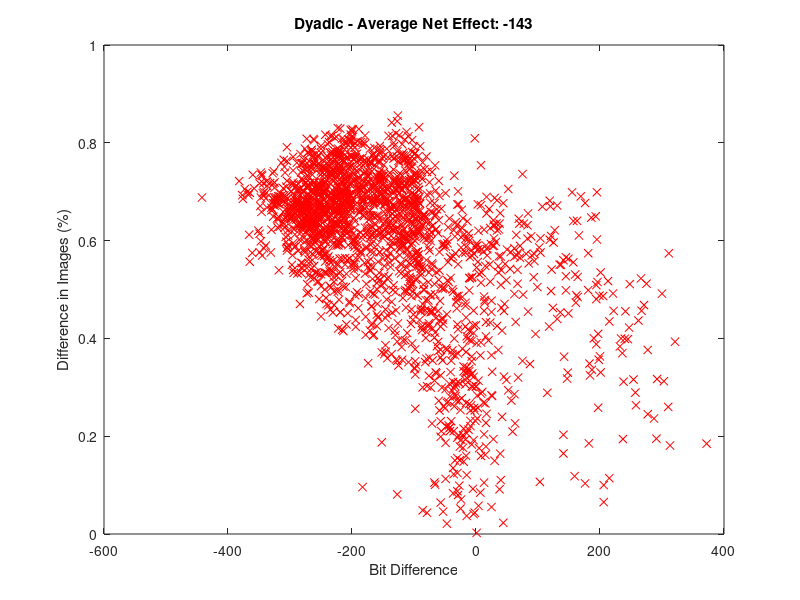
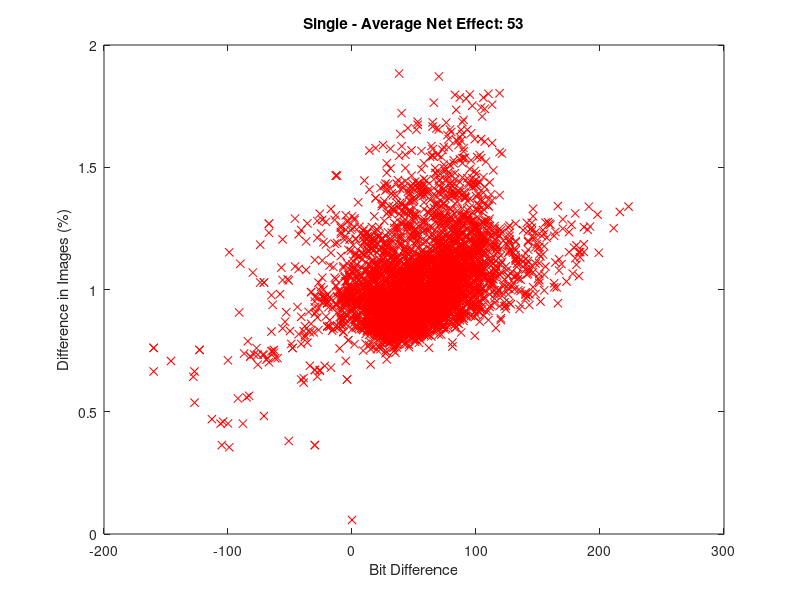
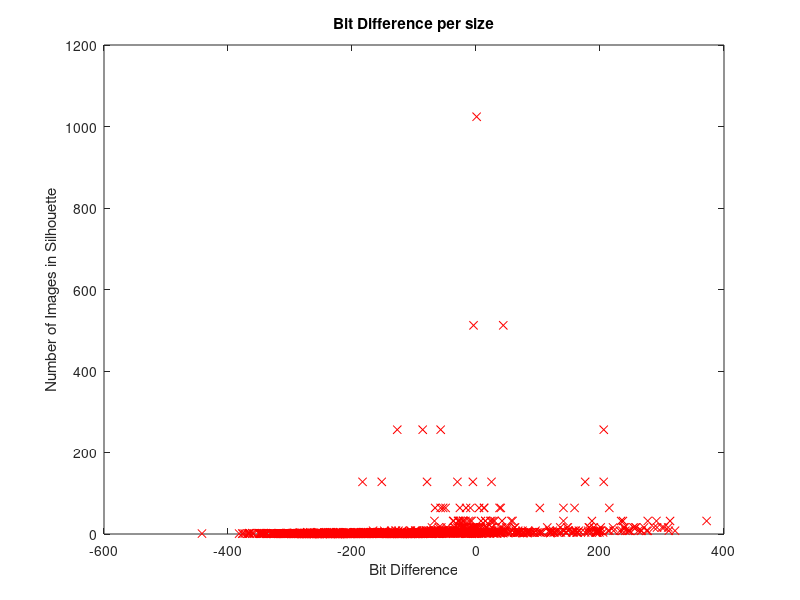
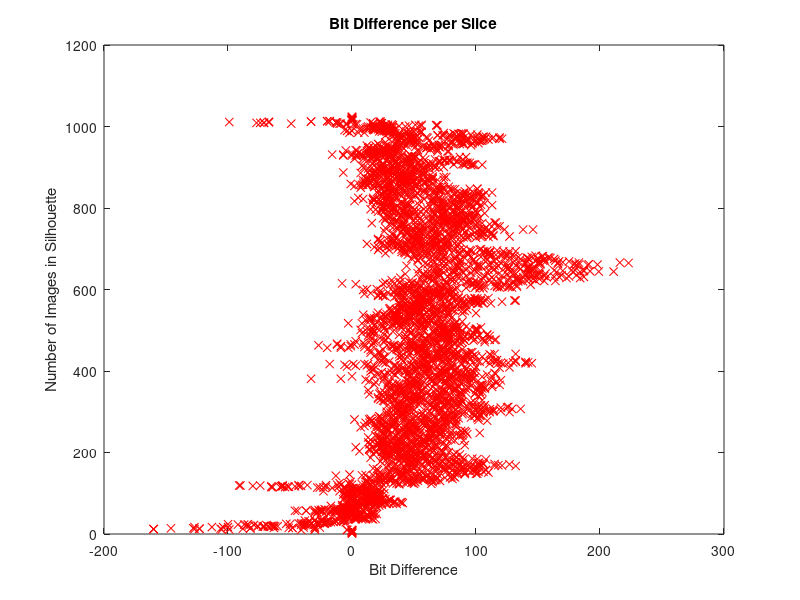

MATLAB code to generate these figures, in order:
%script to plot the differences between inter and intra

A = load('inter.txt');
B = load('intra.txt');

nA = length(A);
nB = length(B);
n1 = min(nA,nB);

A = A(1:n1,:);
B = B(1:n1,:);

pdiff = A(:,3) ./ A(:,2);
bitdiff = A(:,4) - B(:,2);
sbitdiff = round(sum(bitdiff) / n1);

figure
plot(bitdiff,pdiff,'rx')
title(['Dyadic - Average Net Effect: ' num2str(sbitdiff) ''])
xlabel('Bit Difference')
ylabel('Difference in Images (%)')


C = load('inter_single.txt');
D = load('intra_single.txt');

nC = length(C);
nD = length(D);
n2 = min(nC,nD);

C = C(1:n2,:);
D = D(1:n2,:);

pdiff_single = C(:,3) ./ C(:,2);
bitdiff_single = C(:,4) - D(:,2);
sbitdiff_single = round(sum(bitdiff_single)/n2);
figure; 
plot(bitdiff_single,pdiff_single,'rx')
title(['Single - Average Net Effect: ' num2str(sbitdiff_single) ''])
xlabel('Bit Difference')
ylabel('Difference in Images (%)')

nimages = A(:,1);
figure; 
plot(bitdiff,nimages,'rx')
title('Bit Difference per size')
xlabel('Bit Difference')
ylabel('Number of Images in Silhouette')

nimages_single = C(:,1);
figure; 
plot(bitdiff_single,nimages_single,'rx')
title('Bit Difference per Slice')
xlabel('Bit Difference')
ylabel('Number of Images in Silhouette')
